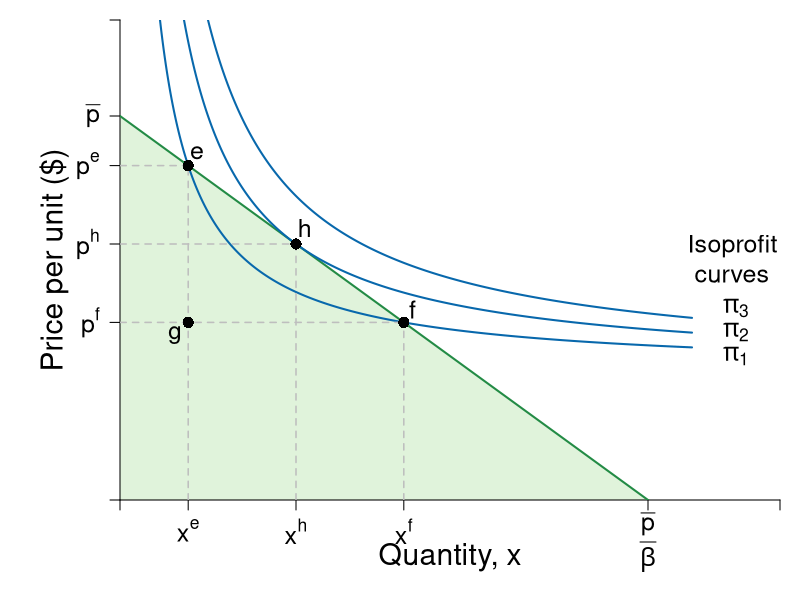

This figure's R source:
#Graph Designer: Simon Halliday + Scott Cohn
#Authors: Bowles and Halliday
#Title: Coordination, Conflict and Competition: A Text in Microeconomics

require(shape)
pdf(file = "firmmarketsupply/isoprofit_monopoly_profits_v2.pdf", width = 9, height = 7)

#Set parameters for graphics
axislabelsize <- 1.8
labelsize <- 1.5
namesize <- 1.8
annotatesize <- 1.5
graphlinewidth <- 2
segmentlinewidth <- 1.5

COL <- c("#7fc97f", "#beaed4", "#fdc086", "#ffff99", "#386cb0", "#f0027f", "#bf5b17", "#666666")
COLA <- c("#e0f3db", "#99d8c9","#66c2a4","#41ae76", "#238b45", "#005824")
COLB <- c("#c6dbef", "#4eb3d3", "#2b8cbe", "#0868ac","#084081")

#Edited the margins to cater for the larger LHS labels
par(mar =  c(5, 6, 1, 1))

AvgRevenue <- function(x, rmax = 12, xmax = 12){
  rmax - (rmax/xmax)*x
}

MRevenue <- function(x, rmax = 12, xmax = 12){
  rmax - 2*(rmax/xmax)*x
}

AvgCost <- function(x, c0 = 2, c1 = 4){
  c0/x + c1
}

# From CORE
IsoProf <- function(x, k = 0, c0 = 2, c1 = 4){
  AvgCost(x) + k/x
}

xlims <- c(0, 15)
ylims <- c(0, 15)

npts <- 501 
x <- seq(xlims[1], xlims[2], length.out = npts)
y <- seq(ylims[1], ylims[2], length.out = npts) 
a <- c(13, 16.75, 19.25)

plot(0, 0, xlim = xlims, ylim = ylims, type = "n",
     xlab = expression(paste("")),
     ylab = expression(paste("")), 
     xaxt = "n", 
     yaxt = "n", 
     cex.lab = axislabelsize, 
     bty = "n",
     xaxs = "i", 
     yaxs = "i")


ticksy <- c(0, AvgRevenue(x = 4), AvgRevenue(x = 6.45), AvgRevenue(1.55), 12, ylims[2])
ylabels <- c(NA, expression(paste(p^{h})), expression(paste(p^{f})), expression(paste(p^{e})), expression(paste(bar(p))), NA)
ticksx <- c(0, 1.55, 4, 6.45, 12, xlims[2])
xlabels <- c(NA, expression(paste(x^{e})), expression(paste(x^{h})), expression(paste(x^{f})), expression(paste(frac(bar(p),beta))), NA)

#Draw the polygon for feasible
xpoly1 <- c(0, 0, 12, 0)
ypoly1 <- c(0, 12, 0, 0)
polygon(x = xpoly1, y = ypoly1, col = COLA[1], density = NULL, border = NA)


axis(1, at = ticksx, pos = 0, labels = FALSE)
text(x = c(0, 1.55, 4, 6.45, 12, xlims[2]), par("usr")[3] - 0.4, labels = xlabels, srt = 0, pos = 1, xpd = TRUE, cex = labelsize)
axis(2, at = ticksy, pos = 0, labels = ylabels, las = 1, cex.axis = labelsize)

npts <- 500 
xx1 <- seq(xlims[1], xlims[2], length.out = npts)
xx2 <- seq(xlims[1], xlims[2] - 2, length.out = npts)
xx3 <- seq(2, 6, length.out = npts)

lines(xx1, AvgRevenue(xx1, rmax = 12, xmax = 12), col = COLA[5], lwd = graphlinewidth)
lines(xx2, IsoProf(xx2, k = 14), col = COLB[4], lwd = graphlinewidth)

# Iso Prof --- Too high/too low
lines(xx2, IsoProf(xx2, k = 8), col = COLB[4], lwd = graphlinewidth)
lines(xx2, IsoProf(xx2, k = 20), col = COLB[4], lwd = graphlinewidth)

#Label the axes
text(0.5*(xlims[2]), -1.8, expression(paste("Quantity, ", x)), xpd = TRUE, cex = axislabelsize) 
#text(0.5*(xlims[2]), -1.8, expression(paste("Output, ", x)), xpd = TRUE, cex = axislabelsize) 
text(-1.5, 0.5*ylims[2], expression(paste("Price per unit ($)")), xpd = TRUE, cex = axislabelsize, srt = 90) 

#Label curves
text(xlims[2] - 1, 7, expression(paste("Isoprofit \n curves")), cex = labelsize)

text(xlims[2] - 1, 6, expression(paste(pi[3])), cex = labelsize)
text(xlims[2] - 1, 5.25, expression(paste(pi[2])), cex = labelsize)
text(xlims[2] - 1, 4.5, expression(paste(pi[1])), cex = labelsize)

#Draw segments for total costs
segments(0, AvgRevenue(x = 4), 4, AvgRevenue(x = 4), lty = 2, col = "gray" , lwd = segmentlinewidth)
segments(4, 0, 4, AvgRevenue(x = 4), lty = 2, col = "gray" , lwd = segmentlinewidth)

segments(1.55, 0, 1.55, AvgRevenue(1.55), lty = 2, col = "gray" , lwd = segmentlinewidth)
segments(0, AvgRevenue(1.55), 1.55, AvgRevenue(1.55), lty = 2, col = "gray" , lwd = segmentlinewidth)


segments(0, AvgRevenue(x = 6.45), 6.45, AvgRevenue(x = 6.45), lty = 2, col = "gray" , lwd = segmentlinewidth)
segments(6.45, 0, 6.45, AvgRevenue(x = 6.45), lty = 2, col = "gray" , lwd = segmentlinewidth)

points(4, AvgRevenue(x = 4), pch = 16, col = "black", cex = 1.5)
text(4.2, AvgRevenue(x = 4) + 0.5, expression("h"), cex = labelsize)

points(6.45, AvgRevenue(x = 6.45), pch = 16, col = "black", cex = 1.5)
text(6.65, AvgRevenue(x = 6.45) + 0.4, expression("f"), cex = labelsize)

points(1.55, AvgRevenue(1.55), pch = 16, col = "black", cex = 1.5)
text(1.55 + 0.2, AvgRevenue(x = 1.55) + 0.4, expression("e"), cex = labelsize)

points(1.55, AvgRevenue(x = 6.45), pch = 16, col = "black", cex = 1.5)
text(1.55 - 0.3, AvgRevenue(x = 6.45) - 0.4, expression("g"), cex = labelsize)


dev.off()
